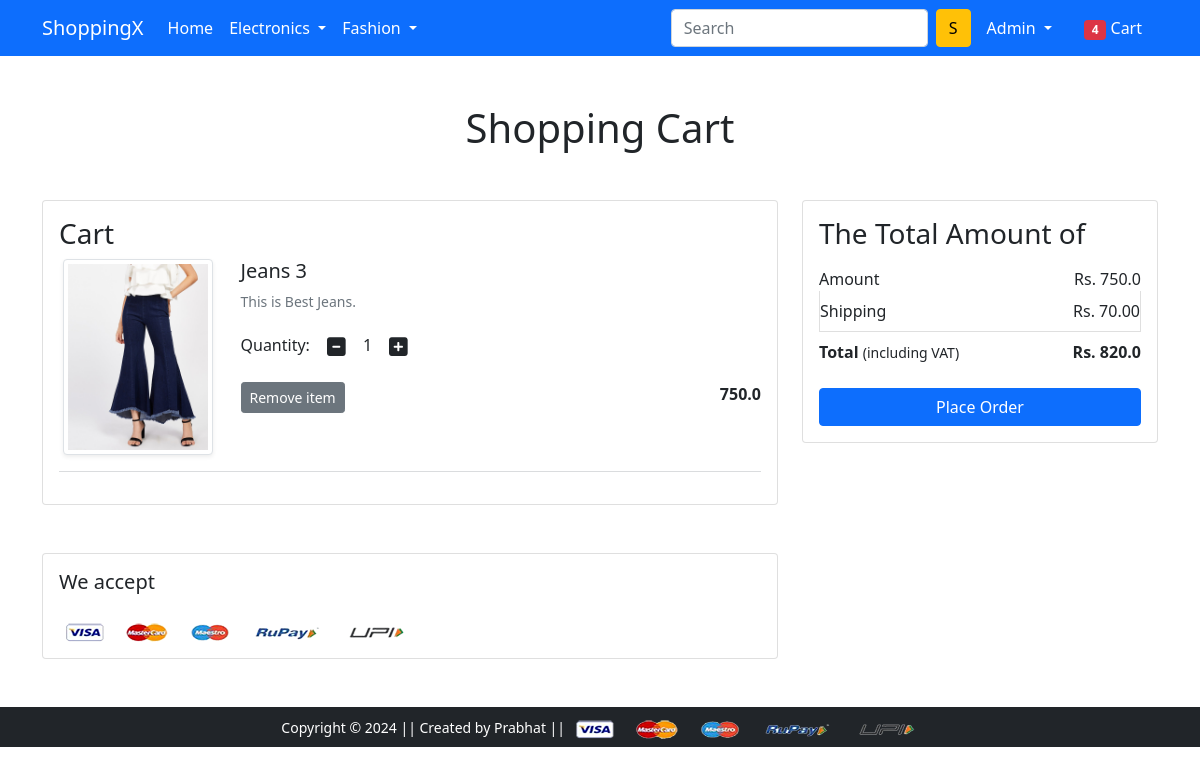
The app's page /cart/ (signed in) with its own data.
### app/models.py (models this page shows, shortened)
class Cart(models.Model):
    user = models.ForeignKey(User, on_delete=models.CASCADE)
    product = models.ForeignKey(Product, on_delete=models.CASCADE)
    quantity = models.PositiveIntegerField(default=1)
    def __str__(self):
        return str(self.id)

class Product(models.Model):
    title = models.CharField(max_length=50)
    selling_price = models.FloatField()
    discounted_price = models.FloatField()
    description =  models.TextField()
    brand = models.CharField(max_length=50)
    category = models.CharField(max_length=2, choices=CATEGORY_CHOICES)
    product_image = models.ImageField(upload_to='productimg', height_field=None, width_field=None, max_length=None)

### app/views.py (the view)
# urls.py: path('cart/',views.ShowCart,name='show_cart'),
@login_required
def ShowCart(request):
    if request.user.is_authenticated:
        user = request.user
        carts = Cart.objects.filter(user = user)
        print(carts)
        amount = 0.0
        shipping_amount = 70.0
        total_amount = 0.0
        cart_product = [p for p in Cart.objects.all() if p.user == user]
        print(cart_product)
        if cart_product:
            for p in cart_product:
                temp_amt = (p.quantity * p.product.selling_price)
                amount += temp_amt
                print(amount)
            total_amount = amount + shipping_amount
            print("total_amt",total_amount)
            return render(request, 'app/show_cart.html',{'carts':carts, 'total_amt':total_amount, 'amount':amount})
        return render(request,'app/emptycart.html')

### app/templates/app/show_cart.html (shortened to what this page needs)
{% extends 'app/base.html' %}
{% load static %}
{% block main-content %}
<div class="container my-5">
 <div class="row">
  <h1 class="text-center mb-5">Shopping Cart</h1>
  <div class="col-sm-8">
  <div class="card">
   <div class="card-body">
    <h3>Cart</h3>
    {% for cart in carts %}
    <div class="row">
     <div class="col-sm-3 text-center align-self-center"><img src="{{cart.product.product_image.url}}" alt="" srcset="" class="img-fluid img-thumbnail shadow-sm" height="150" width="150"> </div>
     <div class="col-sm-9">
      <div>
       <h5>{{cart.product.title}}</h5>
       <p class="mb-2 text-muted small">{{cart.product.description}}</p>
       <div class="my-3">
        <label for="quantity">Quantity:</label>
        <a class="minus-cart btn" pid="{{cart.product.id}}"><i class="fas fa-minus-square fa-lg"></i></a>
          <span id="quantity">{{cart.quantity}}</span>
        <a class="plus-cart btn" pid="{{cart.product.id}}"><i class="fas fa-plus-square fa-lg"></i></a>
       </div>
       <div class="d-flex justify-content-between">
        <a href="#" class="btn btn-sm btn-secondary mr-3 remove-cart" pid="{{cart.product.id}}">Remove item </a>
        <p class="mb-0"><span><strong>{{cart.product.selling_price}}</strong></span></p>
       </div>
      </div>
     </div>
    </div>
    <hr class="text-muted">
    {% endfor %}
   </div>
   </div>
  </div>
  <div class="col-sm-4">
   <div class="card">
    <div class="card-body">
      <h3>The Total Amount of</h3>
      <ul class="list-group">
       <li class="list-group-item d-flex justify-content-between align-items-center border-0 px-0 pb-0">Amount<span id="amount">Rs. {{amount}}</span></li>
       <li class="list-group-item d-flex justify-content-between align-items-center px-0">Shipping<span>Rs. 70.00</span></li>
       <li class="list-group-item d-flex justify-content-between align-items-center border-0 px-0 mb-3">
        <div>
           <strong>Total</strong> <small>(including VAT)</small>
         </div>
         <span><strong>Rs. <strong id="total_amt">{{total_amt}}</strong></strong></span>
       </li>
      </ul>
      <div class="d-grid"><a href="{% url 'checkout' %}" class="btn btn-primary">Place Order</a></div>
    </div>
   </div>
  </div>
 </div>
</div>
<div class="container">
 <div class="row">
  <div class="col-sm-8">
   <div class="card">
    <div class="card-body">
      <h5 class="mb-4">We accept</h5>
      <img src="{% static 'app/images/payment.png' %}" alt="" class="img-fluid">
    </div>
  </div>
  </div>
 </div>
</div>
{% endblock main-content %}

### app/templates/app/base.html (shortened to what this page needs)
<!doctype html>
{% load static %}
<html lang="en">
  <head>
    <link href="https://cdn.jsdelivr.net/npm/bootstrap@5.0.0-beta1/dist/css/bootstrap.min.css" rel="stylesheet">
    <link rel="stylesheet" href="{% static 'app/css/owl.carousel.min.css' %}">
    <link rel="stylesheet" href="{% static 'app/css/all.min.css' %}">
    <link rel="stylesheet" href="{% static 'app/css/style.css' %}">
  </head>
  <body>
    <nav class="navbar navbar-expand-lg navbar-dark bg-primary">
     <div class="container">
       <a class="navbar-brand" href="/">ShoppingX</a>
       <div class="collapse navbar-collapse" id="navbarSupportedContent">
         <ul class="navbar-nav me-auto mb-2 mb-lg-0">
           <li class="nav-item">
             <a class="nav-link active" aria-current="page" href="/">Home</a>
           </li>
           <li class="nav-item dropdown">
             <a class="nav-link dropdown-toggle text-white" href="#" id="electronicsDropdown" role="button" data-bs-toggle="dropdown" aria-expanded="false">
               Electronics
             </a>
           </li>
           <li class="nav-item dropdown">
             <a class="nav-link dropdown-toggle text-white" href="#" id="fashionDropdown" role="button" data-bs-toggle="dropdown" aria-expanded="false">
               Fashion
             </a>
           </li>
         </ul>
         <form class="d-flex">
           <input class="form-control me-2" type="search" placeholder="Search" aria-label="Search">
           <button class="btn btn-warning" type="submit">S</button>
         </form>
         <div>
          <ul class="navbar-nav me-auto mb-2 mb-lg-0">
            {% if request.user.is_authenticated %}
           <li class="nav-item dropdown mx-2">
              <a class="nav-link dropdown-toggle text-white" href="#" id="profileDropdown" role="button" data-bs-toggle="dropdown" aria-expanded="false">
                {{request.user | title}}
              </a>
            </li>
            <li class="nav-item mx-2">
             <a href="{% url 'show_cart' %}" class="nav-link text-white"><span class="badge bg-danger">4</span> Cart </a>
            </li>
            {% endif %}
          </ul>
         </div>
       </div>
     </div>
    </nav>
    {% block main-content %} {% endblock main-content %}
    <footer class="container-fluid bg-dark text-center p-2 mt-5">
        <small class="text-white">Copyright &copy; 2024 || Created by Prabhat || </small>
        <img src="{% static 'app/images/payment.png' %}" alt="" srcset="" class="img-fluid" height="2px">
    </footer>
  </body>
</html>

### records on screen
Cart: product.product_image (picture), product "Jeans 3", product.description "This is Best Jeans.", quantity "1", product.selling_price "750.0"

### other values on screen
{{ request.user | title }} "Admin"
{{ amount }} "750.0"
{{ total_amt }} "820.0"
